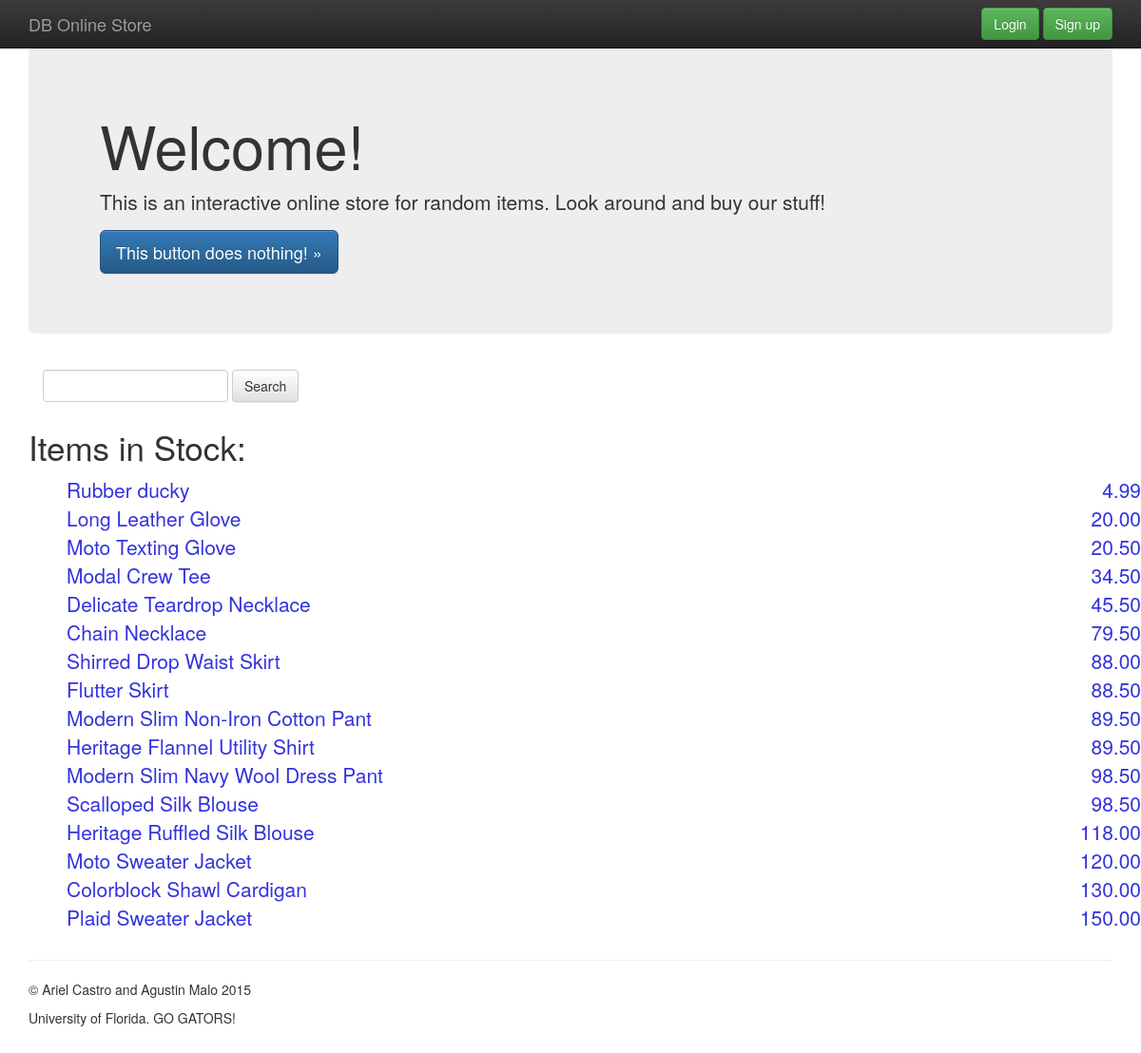
Before: / with the older database file.
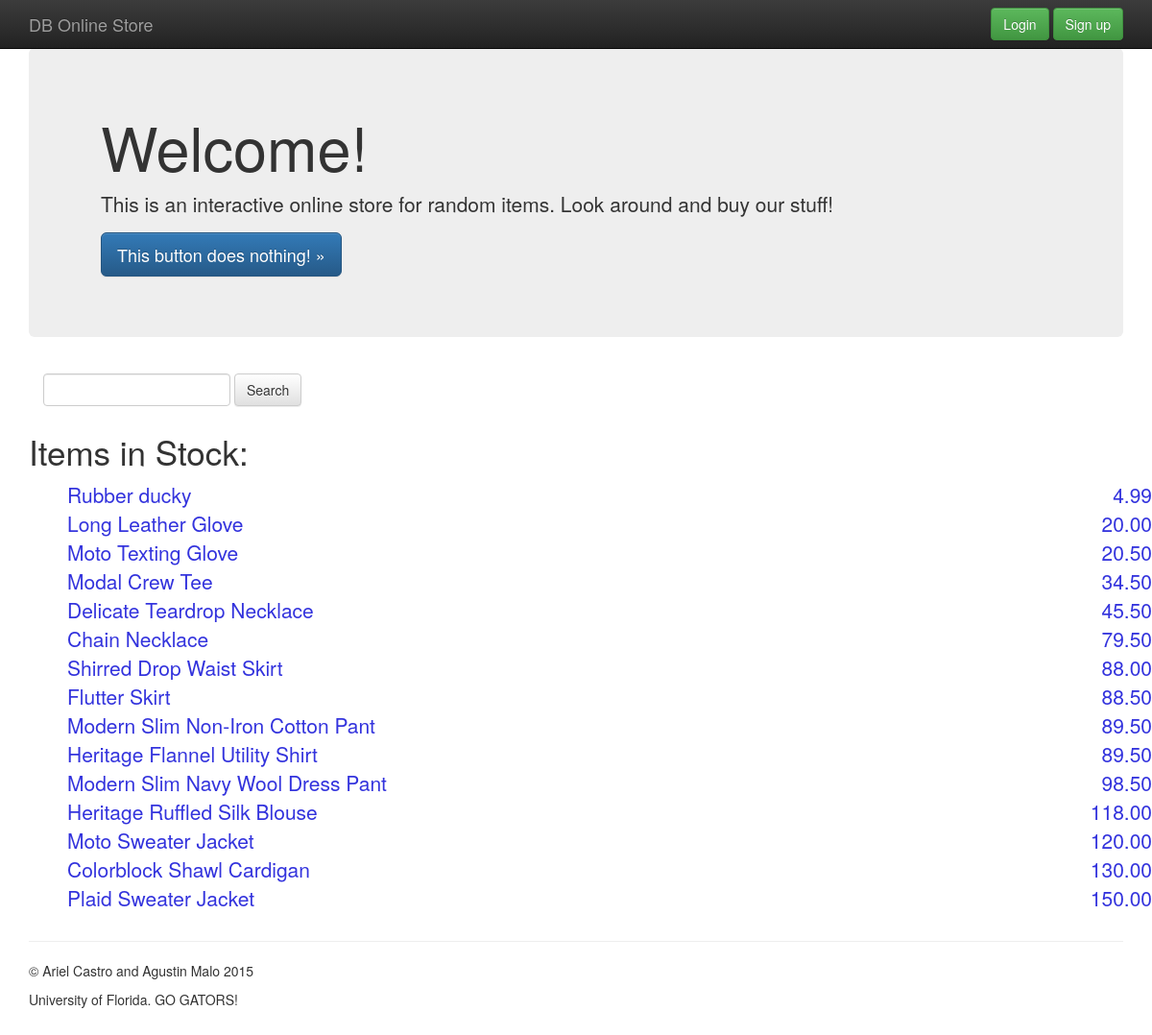
After: the same page with the newer database file.
### main_store/models.py (models this page shows, shortened)
class Product(models.Model):
    name = models.CharField(max_length=100)
    price = models.DecimalField(max_digits=8, decimal_places=2)
    stock_quantity = models.IntegerField()
    description = models.TextField()
    active = models.BooleanField()

### main_store/views.py (the view)
# urls.py: url(r'^$', storeViews.index, name='index'),
def index(request):
    products = Product.objects.exclude(stock_quantity=0)
    return render(request, 'products/index.html', {
        'products': products,
    })

### db_online_store/templates/products/index.html
{% extends "base.html" %}
{% block content %}
<div id="index">
  <div class="jumbotron">
    <div class="container">
      <h1>Welcome!</h1>
      <p>This is an interactive online store for random items. Look around and buy our stuff!</p>
      <p><a class="btn btn-primary btn-lg" href="#" role="button">This button does nothing! &raquo;</a></p>
    </div>
  </div>
  <div class="container">
      <div class="row">
        <form class="navbar-form navbar-left" role="search" action='/search/low/'>
          <div class="form-group">
            <input type="text" class="form-control" name='q' placeholder="">
          </div>
          <button type="submit" class="btn btn-default">Search</button>
        </form>
      </div>
      <div class="row">
      <h3>Items in Stock:</h3>
      <ul>
        {% for product in products|dictsort:"price" %}
        <li>
          <a href="{% url 'product_detail' product.id %}">{{ product.name | capfirst }}</a>
          <a class="pull-right" href="{% url 'product_detail' product.id %}">{{ product.price}}</a>
        </li>
        {% endfor %}
      </ul>
        </div>
    </div>
  </div>
  {% endblock content %}

Changed rows visible on the page:
no longer on this page (row edited): Product: name "Scalloped Silk Blouse", price "98.50"
